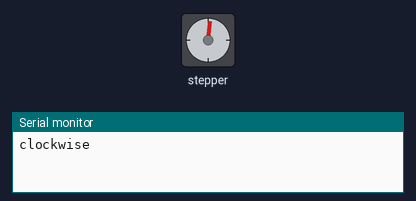
Recording of a sketch running on a simulated Arduino Mega 2560, built with avr-gcc and run on an emulated ATmega2560. Shown: stepper motor, the last lines printed to the serial monitor. Stepper angles assume 200 steps per turn.

Above: at 0.05 s.
At 0.95 s:
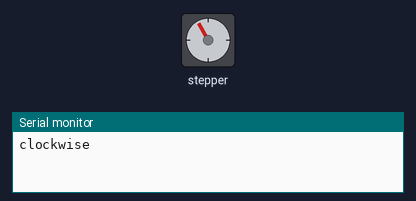
At 1.7 s:
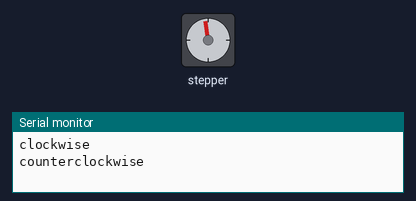
At 2.5 s:
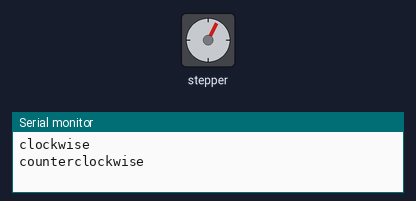
Timing chart, 0 to 6.9 s (numbered marks = the images above):
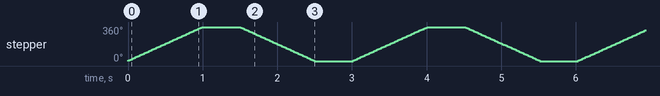

The sketch:

stepper_oneRevolution.ino
```cpp
/*
 Stepper Motor Control - one revolution

 This program drives a unipolar or bipolar stepper motor.
 The motor is attached to digital pins 8 - 11 of the Arduino.

 The motor should revolve one revolution in one direction, then
 one revolution in the other direction.


 Created 11 Mar. 2007
 Modified 30 Nov. 2009
 by Tom Igoe

 */

#include <Stepper.h>

const int stepsPerRevolution = 200;  // change this to fit the number of steps per revolution
// for your motor

// initialize the stepper library on pins 8 through 11:
Stepper myStepper(stepsPerRevolution, 60, 67, 14, 49);
//x axis pins
#define Y_STEP_PIN         60
#define Y_DIR_PIN          61
#define Y_ENABLE_PIN       56
#define Y_CS_PIN           49
void setup() {
  // set the speed at 60 rpm:
  myStepper.setSpeed(60);
  // initialize the serial port:
  Serial.begin(9600);
}

void loop() {
  // step one revolution  in one direction:
  Serial.println("clockwise");
  myStepper.step(stepsPerRevolution);
  delay(500);

  // step one revolution in the other direction:
  Serial.println("counterclockwise");
  myStepper.step(-stepsPerRevolution);
  delay(500);
}
```

Measured:
- by itself, stepper: turns 360° clockwise in 0.99 s, then 360° counter-clockwise in 0.99 s, repeating every 3.0 s
